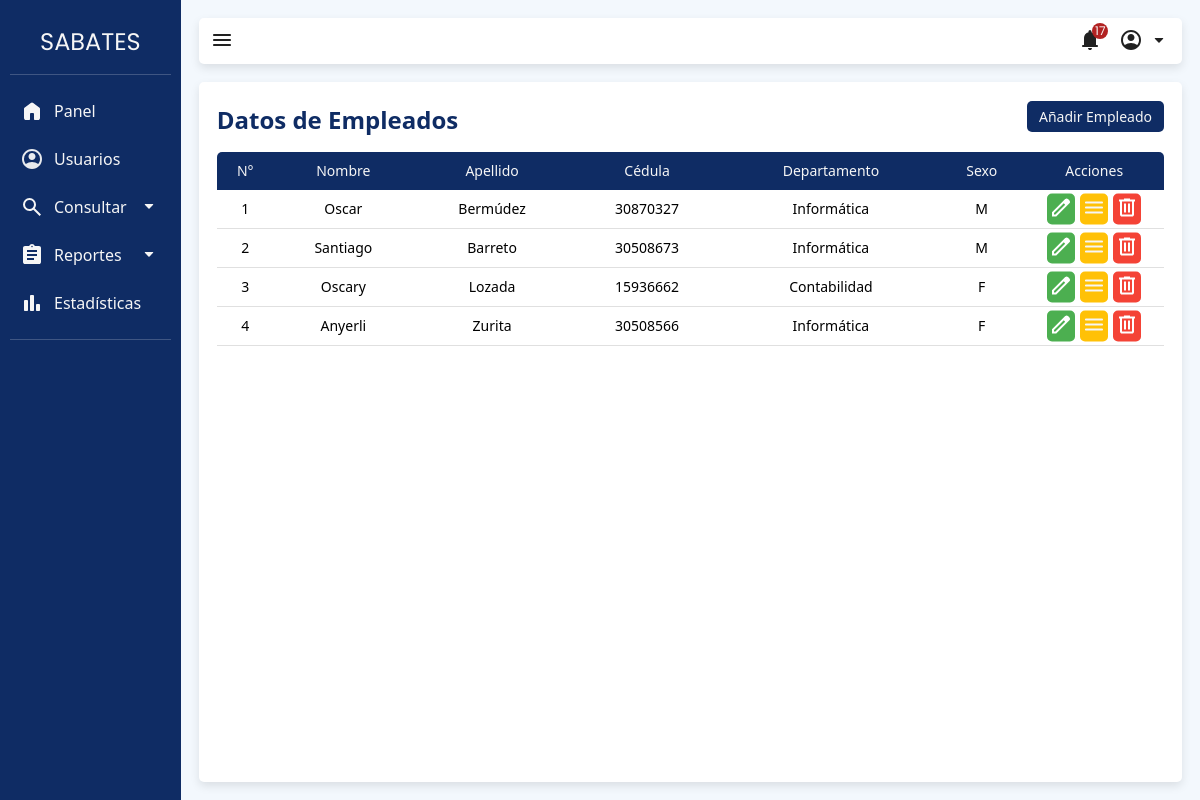
Screenshot of /index.php?view=employeeTable (signed in) with the database file from the repository.
### tables this page shows
CREATE TABLE `persona` (
  `id_persona` int(11) NOT NULL,
  `nombre` varchar(45) NOT NULL,
  `apellido` varchar(45) NOT NULL,
  `cedula` int(12) NOT NULL,
  `correo` varchar(45) NOT NULL,
  `id_departamento` int(11) NOT NULL,
  `id_sexo` int(11) NOT NULL,
  `fecha_nac` date NOT NULL,
  `id_usuario` int(11) DEFAULT NULL
);

CREATE TABLE `departamento` (
  `id_departamento` int(11) NOT NULL,
  `nombre_departamento` varchar(20) NOT NULL
);

### app/models/DB.php (called while the page is built, shortened)
<?php
class DataBase {
    protected static $instance;
    public static function getInstance() {
        if (!isset(self::$instance)) {
            try {
                $dsn = DB_MANAGER . ":host=" . DB_HOST . ";dbname=" . DB_NAME;
                self::$instance = new PDO($dsn, DB_USER, DB_PASS);
                self::$instance->setAttribute(PDO::ATTR_ERRMODE, PDO::ERRMODE_EXCEPTION);
            } catch (PDOException $e) {
                throw new Exception('Error al conectarse al servidor de BD', 0);
            }
        }
        return self::$instance;
    }
}

### app/controllers/sessionController.php (called while the page is built, shortened)
<?php
require_once("app/models/sessionModel.php");
class SessionController  {
    private $sessionModel;
    public function __construct() {
        $this->sessionModel = new SessionModel();
    }
    public function isLoggedIn() {
        return $this->sessionModel->isSessionActive();
    }
}
?>

### app/models/sessionModel.php (called while the page is built, shortened)
<?php
class SessionModel
{
    public function isSessionActive()
    {
        return isset($_SESSION['id_usuario']);
    }
}

### app/models/employeeModel.php (called while the page is built, shortened)
<?php
include_once("app\models\DB.php");
class employeeModel
{
    private $db;
    public function __construct()
    {
        $this->db = DataBase::getInstance();
    }
    public function readAll()
    {
        try {
            $sql = "SELECT p.*, d.nombre_departamento, s.sexo
                    FROM persona p
                    JOIN departamento d ON p.id_departamento = d.id_departamento
                    JOIN sexo s ON p.id_sexo = s.id_sexo";
            $stmt = $this->db->query($sql);
            return $stmt->fetchAll(PDO::FETCH_ASSOC);
        } catch (PDOException $e) {
            echo "Error: " . $e->getMessage();
            return [];
        }
    }
}

### app/views/content/employeeTable-view.php (the view, shortened to what this page needs)
<?php
require_once('app/models/employeeModel.php');
$employeeModel = new employeeModel();
$employee = $employeeModel->readAll();
?>
<div class="view-box">
    <div class="table-heading">
        <h3 class="h3">Datos de Empleados</h3>
        <a href="index.php?view=employeeForm">
            <button class="table-button">Añadir Empleado</button>
        </a>
    </div>
    <table class="table">
        <thead class="table-head">
            <tr>
                <th scope="col">N°</th>
                <th scope="col">Nombre</th>
                <th scope="col">Apellido</th>
                <th scope="col">Cédula</th>
                <th scope="col">Departamento</th>
                <th scope="col">Sexo</th>
                <th scope="col">Acciones</th>
            </tr>
        </thead>
        <tbody>
            <?php foreach ($employee as $key => $item) { ?>
                <tr>
                    <td><?php echo $key+1; ?></td>
                    <td><?php echo $item["nombre"]; ?></td>
                    <td><?php echo $item["apellido"]; ?></td>
                    <td><?php echo $item["cedula"]; ?></td>
                    <td><?php echo $item["nombre_departamento"]; ?></td>
                    <td>
                        <?php
                        switch ($item["sexo"]) {
                            case 'Masculino':
                                echo 'M';
                                break;
                            case 'Femenino':
                                echo 'F';
                                break;
                        }
                        ?>
                    </td>
                    <td class="relative-container">
                        <div class="button-container">
                            <div>
                                <a href="index.php?view=employeeFormEdit&action=employee_edit&id=<?php echo $item['id_persona']; ?>">
                                    <button class="crud-button edit-button">
                                        <img src="app/views/img/edit.svg" alt="Edit">
                                    </button>
                                </a>
                            </div>
                            <div>
                                <a href="#">
                                    <button class="crud-button details-button">
                                        <img src="app/views/img/menu_white.svg" alt="Delete">
                                    </button>
                                </a>
                            </div>
                            <div>
                                <a href="index.php?view=employee&action=employee_delete&id=<?php echo $item['id_persona']; ?>">
                                    <button class="crud-button delete-button">
                                        <img src="app/views/img/delete.svg" alt="Delete">
                                    </button>
                                </a>
                            </div>
                        </div>
                    </td>
                </tr>
            <?php } ?>
        </tbody>
    </table>
</div>

### index.php (shortened to what this page needs)
<!DOCTYPE html>
<html lang="es">
<?php
require_once('app/controllers/sessionController.php');
$sessionC = new SessionController();
if (isset($_GET['view'])) {
    $url = explode("/", $_GET['view']);
} else {
    $url = ["login"];
}
?>
<head>
    <?php require_once("app/views/layouts/head.php"); ?>
</head>
<body>
    <?php
    if ($url[0] == "register_user" && $_SERVER['REQUEST_METHOD'] == 'POST') {
        $userC = new userController();
        $userC->registerUser();
        exit();
    } elseif ($url[0] == "login_user" && $_SERVER['REQUEST_METHOD'] == 'POST') {
        $username = $_POST['username'];
        $password = $_POST['password'];
        $sessionC->login($username, $password);
        exit();
    } elseif ($url[0] == "logout") {
        $sessionC->logout();
        exit();
    } elseif ($url[0] == "employee") {
        $employeeController = new EmployeeController();
        $employeeController->handleRequestEmployee();
        exit();
    } elseif ($url[0] == "pc") {
        $pcController = new PcController();
        $pcController->handleRequestPC();
        exit();
    } else {
        $viewC = new viewController();
        $view = $viewC->getViewController($url[0]);
        if ($sessionC->isLoggedIn()) {
            if ($url[0] == "login" || $url[0] == "register") {
                header("Location: index.php?view=dashboard");
                exit();
            } else {
    ?>
                <div class="mainContainer">
                    <?php
                    require_once("app/views/layouts/navbar.php");
                    ?>
                    <div class="principal">
                        <div class="content">
                            <?php require_once("app/views/layouts/user-bar.php"); ?>
                            <?php
                            require_once $view;
                            ?>
                        </div>
                    </div>
                </div>
    <?php
            }
        }
    }
    ?>
</body>
</html>

### app/views/layouts/head.php (shortened to what this page needs)
<?php
$cssFiles = [
    "reset.css",
    "style.css",
    "sweetalert2.min.css",
    "custom.css",
    "nunitoFont.css",
    "poppinsFont.css",
    "navbar.css",
    "login-register.css",
    "table.css",
    "form.css",
    "config.css",
    "dashboard.css",
    "user-bar.css",
    "role.css",
    "switch.css",
    "multi-step-form.css"
];
foreach ($cssFiles as $cssFile) {
    echo "<link rel='stylesheet' href='app/views/css/$cssFile'>\n";
}
?>

### app/views/layouts/navbar.php (shortened to what this page needs)
<aside class="navbar">
    <nav class="navbar__nav">
        <h1 class="page_header">SABATES</h1>
        <div class="navbar__list-container">
            <div class="navbar__item">
                <a href="index.php?view=dashboard" class="navbar__link">
                    <div class="navbar__item-content">
                        <div class="navbar__icon">
                            <img src="app/views/img/dashboard.svg" alt="">
                        </div>
                        <div class="navbar__text">Panel</div>
                    </div>
                </a>
            </div>
            <div class="navbar__item">
                <a href="index.php?view=userTable" class="navbar__link">
                    <div class="navbar__item-content">
                        <div class="navbar__icon">
                            <img src="app/views/img/user_white.svg" alt="">
                        </div>
                        <div class="navbar__text">Usuarios</div>
                    </div>
                </a>
            </div>
            <div class="navbar__item">
                <a class="accordion__header navbar__link">
                    <div class="navbar__item-content">
                        <div class="navbar__icon">
                            <img src="app/views/img/search.svg" alt="">
                        </div>
                        <div class="navbar__text">Consultar</div>
                    </div>
                    <div class="arrow">
                        <img src="app/views/img/arrow_drop_down_white.svg" alt="" class="imgArrow">
                    </div>
                </a>
            </div>
            <div class="navbar__item">
                <a class="accordion__header navbar__link">
                    <div class="navbar__item-content">
                        <div class="navbar__icon">
                            <img src="app/views/img/report.svg" alt="">
                        </div>
                        <div class="navbar__text">Reportes</div>
                    </div>
                    <div class="arrow">
                        <img src="app/views/img/arrow_drop_down_white.svg" alt="" class="imgArrow">
                    </div>
                </a>
            </div>
            <div class="navbar__item">
                <a href="#" class="navbar__link">
                    <div class="navbar__item-content">
                        <div class="navbar__icon">
                            <img src="app/views/img/bar_chart.svg" alt="">
                        </div>
                        <div class="navbar__text">Estadísticas</div>
                    </div>
                </a>
            </div>
        </div>
    </nav>
</aside>

### app/views/layouts/user-bar.php (shortened to what this page needs)
<header class="user-bar">
    <div class="menu">
        <button onclick="toggleNavbar()"><img src="app/views/img/menu.svg" alt=""></button>
    </div>
    <div class="user-panel">
        <div class="notifications">
            <button>
                <img src="app/views/img/notification.svg" alt="">
            </button>
        </div>
        <div class="user">
            <button class="dropbtn" onclick="toggleDropdown()">
                <img src="app/views/img/user.svg" alt="">
                <img src="app/views/img/arrow_drop_down.svg" alt="" class="dropdownImg">
            </button>
        </div>
    </div>
</header>

### app/views/css/style.css (style rules this page uses)
:root { --color-primario: #0f2c64; --color-primario-hover: #233d78; --color-background: #f3f8fd; --color-white-hover: #e0e0e0; --color-secundario: #088395; --color-acento: #37b7c3; --color-claro: #f6f6f6; --color-texto: #212121; --transition-standart: all 0.2s ease; --spacing-medium: 18px; --spacing-small: 5px; --border-radius: 5px; }
.mainContainer { display: flex; height: 100vh; }
.principal { width: 100%; height: 100vh; background-color: var(--color-background); display: flex; }
.content { flex: 1; padding: var(--spacing-medium); }
.view-box { display: flex; align-items: center; flex-direction: column; width: 100%; height: calc(100% - 46px - var(--spacing-medium)); background-color: #ffffff; border-radius: var(--border-radius); box-shadow: 0px 4px 10px rgba(0, 0, 0, 0.1); padding: var(--spacing-medium); }
.h3 { color: var(--color-primario); font-weight: 700; font-family: 'Segoe UI', Tahoma, Geneva, Verdana, sans-serif; font-size: 24px; }

### app/views/css/navbar.css (style rules this page uses)
.navbar { background-color: var(--color-primario); padding: 10px; text-align: left; width: 17%; height: 100%; font-family: "Segoe UI", Tahoma, Geneva, Verdana, sans-serif; color: var(--color-claro); transition: all 0.3s ease ; }
.navbar__list-container { padding: 12px 0; border-top: 1px solid rgba(255, 255, 255, 0.2); border-bottom: 1px solid rgba(255, 255, 255, 0.2); }
.navbar h1 { font-family: "poppins"; padding: 20px 0; text-align: center; font-size: 24px; }
.navbar a { text-decoration: none; color: var(--color-claro); }
.navbar__item { height: 48px; transition: var(--transition-standart); }
.navbar__icon { width: 24px; height: 24px; }
.navbar__link { border-radius: var(--border-radius); padding: 10px; display: flex; align-items: center; font-size: 16px; gap: 10px; height: 100%; justify-content: space-between; }
.navbar__item-content { display: flex; align-items: center; gap: 10px; }
.accordion__header { cursor: pointer; user-select: none; }
.imgArrow { transition: var(--transition-standart); }

### app/views/css/table.css (style rules this page uses)
.table-heading { display: flex; justify-content: space-between; align-items: flex-end; width: 100%; margin-bottom: 20px; min-height: 32px; }
.table { width: 100%; font-size: 14px; text-align: center; font-family: "Segoe UI", Tahoma, Geneva, Verdana, sans-serif; }
.table-head { background-color: var(--color-primario); color: var(--color-claro); }
.table-head th:first-child { border-top-left-radius: var(--border-radius); }
.table-head th:last-child { border-top-right-radius: var(--border-radius); min-width: 70px; }
.table th { padding: 12px 6px; }
.table td { padding: 12px 6px; border-bottom: 1px solid var(--color-white-hover); }
.table td:last-child { padding: 0; }
.table-button { font-family: "Segoe UI", Tahoma, Geneva, Verdana, sans-serif; background-color: var(--color-primario); color: var(--color-claro); border-radius: var(--border-radius); cursor: pointer; font-size: 14px; border: 0; padding: 6px 12px; }
.relative-container { position: relative; top: 0; left: 0; }
.button-container { display: flex; justify-content: center; gap: 5px; position: absolute; top: 50%; left: 50%; transform: translate(-50%, -50%); }
.crud-button { cursor: pointer; border: 0; border-radius: var(--border-radius); padding: 2px; }
.edit-button { background-color: #4caf50; }
.delete-button { background-color: #f44336; }
.details-button { background-color: #ffc107; }

### app/views/css/user-bar.css (style rules this page uses)
.user-bar { display: flex; justify-content: space-between; align-items: center; width: 100%; height: fit-content; background-color: #ffffff; border-radius: var(--border-radius); margin-bottom: var(--spacing-medium); box-shadow: 0px 4px 10px rgba(0, 0, 0, 0.1); font-family: 'Segoe UI', Tahoma, Geneva, Verdana, sans-serif; }
.menu { display: flex; gap: var(--spacing-small); padding: var(--spacing-small); }
.user-panel { display: flex; align-items: center; gap: var(--spacing-small); padding: var(--spacing-small); }
.user-panel img { pointer-events: none; }
.user-bar button { height: 36px; background-color: transparent; border: none; cursor: pointer; border-radius: var(--border-radius); transition: var(--transition-standart); }
.user { position: relative; }
.dropdownImg { transition: var(--transition-standart); }
.notifications { position: relative; }
.notifications button::after { color: var(--color-claro); content: "17"; font-family: "poppins"; font-size: 12px; position: absolute; background-color: #b22222; height: 16px; width: 16px; border-radius: 50%; display: flex; align-items: center; justify-content: center; top: 0px; right: 0px; }

### rows the page displays
persona: nombre "Oscar", apellido "Bermúdez", cedula "30870327", id_departamento.nombre_departamento "Informática", shows "M"
persona: nombre "Santiago", apellido "Barreto", cedula "30508673", id_departamento.nombre_departamento "Informática", shows "M"
persona: nombre "Oscary", apellido "Lozada", cedula "15936662", id_departamento.nombre_departamento "Contabilidad", shows "F"
persona: nombre "Anyerli", apellido "Zurita", cedula "30508566", id_departamento.nombre_departamento "Informática", shows "F"
